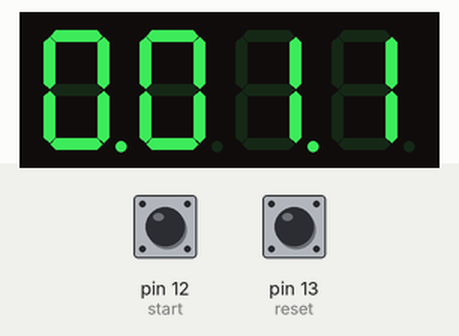
Recording of a sketch running on a simulated Arduino Uno, built with avr-gcc and run on an emulated ATmega328P. On the bench: 4-digit seven-segment display. Wiring (inferred from the names in the program): 4-digit 7-segment display, segments lit when HIGH: segments pin 4, pin 5, pin 10, pin 8, pin 9, pin 6, pin 7, pin 11; digit selects pin 0, pin 1, pin 2, pin 3. The inputs (shaded band) are chosen by the test bench; at power-on: pin 12 (start) LOW, pin 13 (reset) LOW. The segment pins are drawn as the display they are named for.

Above: at 1.2 s.
1.3 s: pin 12 (start) pulled HIGH for 0.15 s
3.1 s: pin 12 (start) pulled HIGH for 1 s
At 3.6 s:
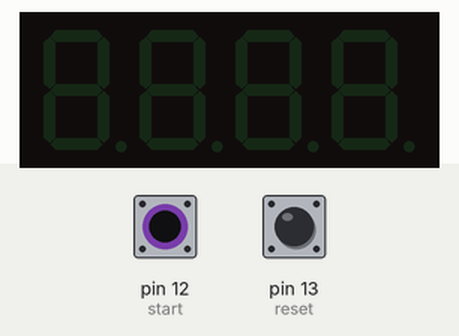
4.7 s: pin 13 (reset) pulled HIGH for 3.2 s
At 6.1 s:
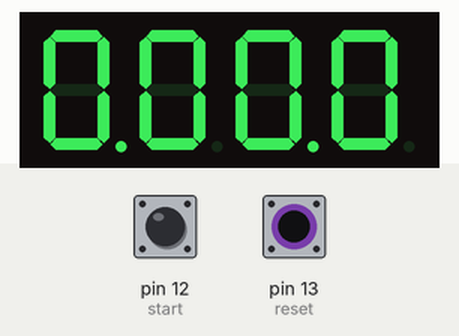
8.5 s: pin 13 (reset) pulled HIGH for 0.15 s
At 8.85 s:
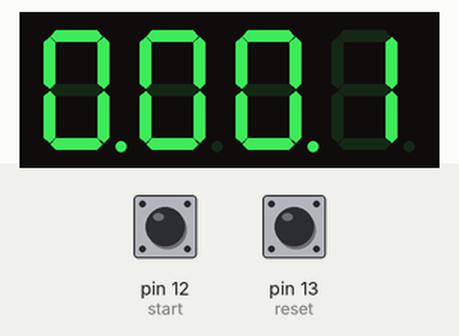
Timing chart, 0 to 10.2 s (numbered marks = the images above; inputs shaded):
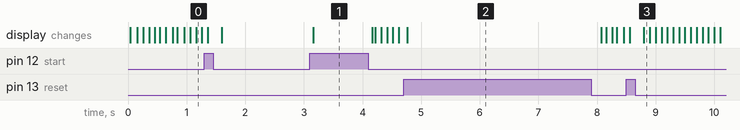

Measured:
- after the input at 3.1 s, the display: changes after 0.06 s (image 1)

The sketch:

Cronometro_4_dig.ino
```cpp
/*
************************************************************************
Programa para hacer un cronónmetro con un 7 segmentos de 4 digitos.
1 digito para minutos,2 digitos para segundos y 1 dígito para centesimas
de segundo.
Con un pulsador controlamos el start/stop y con otro, resetearemos el
tiempo acumulado.
*************************************************************************
*/
#define dig4 0
#define dig3 1
#define dig2 2
#define dig1 3
#define segA 4
#define segB 5
#define segC 10
#define segD 8
#define segE 9
#define segF 6
#define segG 7
#define dot 11
#define start 12
#define reset 13

void setup () {
  //Configuramos los pines de selección de dígito
  //como salidas
  pinMode(dig4,OUTPUT);  pinMode(dig3,OUTPUT);
  pinMode(dig2,OUTPUT);  pinMode(dig1,OUTPUT);

  //También son salidas los pines de selección de
  //cada segmento del cada dígito
  pinMode(segA,OUTPUT);  pinMode(segB,OUTPUT);
  pinMode(segC,OUTPUT);  pinMode(segD,OUTPUT);
  pinMode(segE,OUTPUT);  pinMode(segF,OUTPUT);
  pinMode(segG,OUTPUT);  pinMode(dot,OUTPUT);

  //Configuramos como entradas nuestros dos pulsadores
  pinMode(start,INPUT);
  pinMode(reset,INPUT);
}

//****Variables Globales******
long Tparcial =0;
long tiempo = 0;
bool pause=false;

void loop () {
  //Bucle que va cambiando el pin que queremos colorear
  //hace el barrido muy rápido, tanto que no nos dará tiempo
  //A ver solo un dígito encendido, veremos los cuatro encendidos
  //a la vez.
    for(int i=3; i>=0; i--) {
      digitalWrite(0,HIGH);
      digitalWrite(1,HIGH);
      digitalWrite(2,HIGH);
      digitalWrite(3,HIGH);
      digitalWrite(i,LOW);

      //Bucle para hacer varias pasadas por cada dígito y así evitar
      //problemas de refresco rápido y de parpadeos
      for(int p=0; p<25; p++){
        if(digitalRead(reset))Tparcial=millis();
        if(digitalRead(start)){pause=!pause; borrar();delay(200);}
        if(pause)Tparcial=millis()-tiempo;

        //Si llega al número más alto que puede cronometrar, empieza
        //la cuenta desde cero.
        if(tiempo>600000)Tparcial=millis();

        //Cargamos el tiempo y lo modificamos para dividirlo en las
        //diferentes cifras y unidades. Además le aplicamos el efecto
        //Del start/stop y del Reseteo
        tiempo = millis()-Tparcial;
        int centesimas = (tiempo/100)%10;
        int segundos = (tiempo/1000)%60;
        int minutos = (tiempo/1000)/60;

        //Escritura del número cargado en el dígito correspondiente.
       //Además añadimos los puntos para distinguir unidades
        switch(i){
          case 3: escribeNum(centesimas); break;
          case 2: escribeNum(segundos%10);
                  digitalWrite(dot,HIGH);
                  break;
          case 1: escribeNum(segundos/10); break;
          case 0: escribeNum(minutos);
                  digitalWrite(dot,HIGH);
                  break;
        }
      }
      //Entre cifra y cifra hacemos un borrado para evitar segmentos
      //medio encendidos debido a la rápida evolución de la selección
      //de los dígitos
      borrar();
   }
}

//Nuestra función encargada de llamar a unas subfuenciones que pondrán
//configurarán cada número en el display de manera que coincida con el
//valor del numero que le pasamos.
void escribeNum (int num){
  switch(num){
    case 0: cero(); break;
    case 1: uno(); break;
    case 2: dos(); break;
    case 3: tres(); break;
    case 4: cuatro(); break;
    case 5: cinco(); break;
    case 6: seis(); break;
    case 7: siete(); break;
    case 8: ocho(); break;
    case 9: nueve(); break;
  }
}
```

mapa_numeros.ino
```cpp
/*
Esta parte del programa contiene mapeados los numeros decimales
en forma de función para mostrar en un 7 segmentos. De esta manera se
simplifica el uso y el entendimiento en el programa.
principal.
*/
void borrar (){
  digitalWrite(segA,LOW);
  digitalWrite(segB,LOW);
  digitalWrite(segC,LOW);
  digitalWrite(segD,LOW);
  digitalWrite(segE,LOW);
  digitalWrite(segF,LOW);
  digitalWrite(segG,LOW);
  digitalWrite(dot,LOW);
}
void cero (){
  digitalWrite(segA,HIGH);
  digitalWrite(segB,HIGH);
  digitalWrite(segC,HIGH);
  digitalWrite(segD,HIGH);
  digitalWrite(segE,HIGH);
  digitalWrite(segF,HIGH);
  digitalWrite(segG,LOW);
}
void uno (){
  digitalWrite(segA,LOW);
  digitalWrite(segB,HIGH);
  digitalWrite(segC,HIGH);
  digitalWrite(segD,LOW);
  digitalWrite(segE,LOW);
  digitalWrite(segF,LOW);
  digitalWrite(segG,LOW);
}
void dos (){
  digitalWrite(segA,HIGH);
  digitalWrite(segB,HIGH);
  digitalWrite(segC,LOW);
  digitalWrite(segD,HIGH);
  digitalWrite(segE,HIGH);
  digitalWrite(segF,LOW);
  digitalWrite(segG,HIGH);
}
void tres (){
  digitalWrite(segA,HIGH);
  digitalWrite(segB,HIGH);
  digitalWrite(segC,HIGH);
  digitalWrite(segD,HIGH);
  digitalWrite(segE,LOW);
  digitalWrite(segF,LOW);
  digitalWrite(segG,HIGH);
}
void cuatro (){
  digitalWrite(segA,LOW);
  digitalWrite(segB,HIGH);
  digitalWrite(segC,HIGH);
  digitalWrite(segD,LOW);
  digitalWrite(segE,LOW);
  digitalWrite(segF,HIGH);
  digitalWrite(segG,HIGH);
}
void cinco (){
  digitalWrite(segA,HIGH);
  digitalWrite(segB,LOW);
  digitalWrite(segC,HIGH);
  digitalWrite(segD,HIGH);
  digitalWrite(segE,LOW);
  digitalWrite(segF,HIGH);
  digitalWrite(segG,HIGH);
}
void seis (){
  digitalWrite(segA,HIGH);
  digitalWrite(segB,LOW);
  digitalWrite(segC,HIGH);
  digitalWrite(segD,HIGH);
  digitalWrite(segE,HIGH);
  digitalWrite(segF,HIGH);
  digitalWrite(segG,HIGH);
}
void siete (){
  digitalWrite(segA,HIGH);
  digitalWrite(segB,HIGH);
  digitalWrite(segC,HIGH);
  digitalWrite(segD,LOW);
  digitalWrite(segE,LOW);
  digitalWrite(segF,LOW);
  digitalWrite(segG,LOW);
}
void ocho (){
  digitalWrite(segA,HIGH);
  digitalWrite(segB,HIGH);
  digitalWrite(segC,HIGH);
  digitalWrite(segD,HIGH);
  digitalWrite(segE,HIGH);
  digitalWrite(segF,HIGH);
  digitalWrite(segG,HIGH);
}
void nueve (){
  digitalWrite(segA,HIGH);
  digitalWrite(segB,HIGH);
  digitalWrite(segC,HIGH);
  digitalWrite(segD,LOW);
  digitalWrite(segE,LOW);
  digitalWrite(segF,HIGH);
  digitalWrite(segG,HIGH);
}
```
